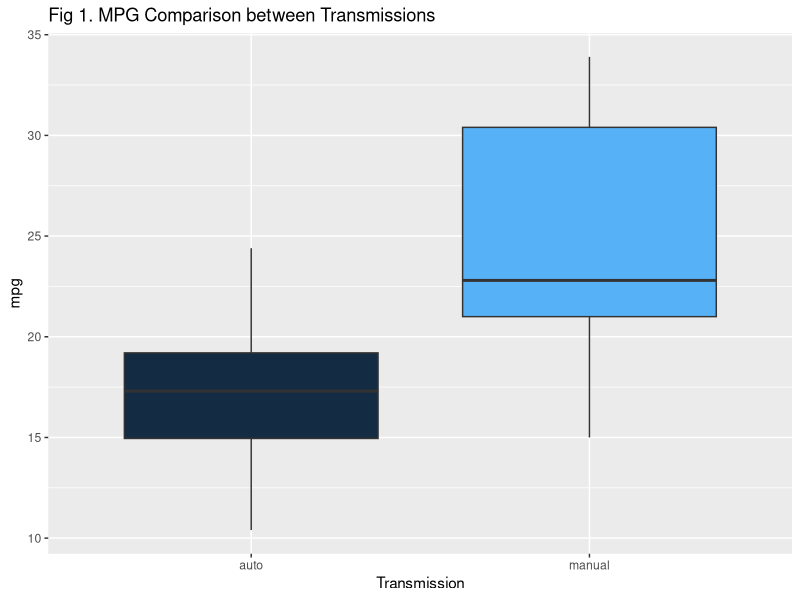
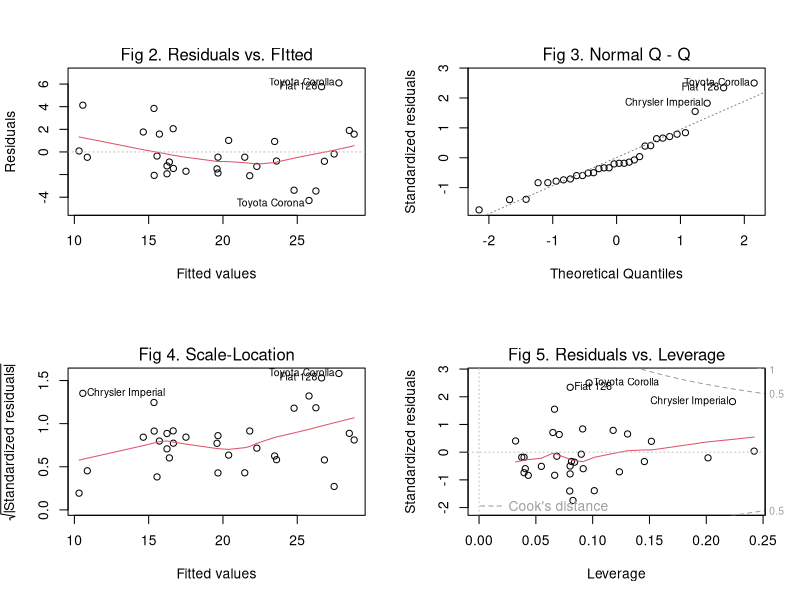
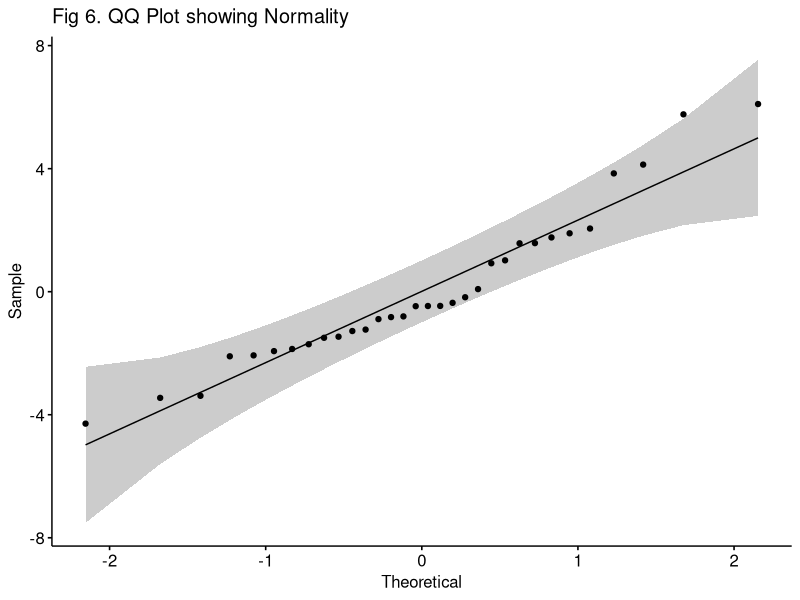

Here is the R script that generated these plots, in order:
## ---- chunk 1
knitr::opts_chunk$set(echo = TRUE)
library(tidyverse)
library(cowplot)
library(ggpubr)
## ---- chunk 2
mtcars$trans <- ifelse(mtcars$am == 0,"auto", "manual")
fit <- lm(mpg ~ am, mtcars)
summary(fit)
fit$coefficients[1]

sum(fit$coefficients)

## ---- chunk 3
fit2 <- lm(mpg ~ am + cyl + disp + wt, mtcars)

## ---- chunk 4
fit3 <- lm(mpg ~ cyl+wt, mtcars)
## ---- chunk 5

#Model Comparison and Statistical Tests

aov <- aov(mpg ~ cyl+disp+hp+drat+wt+qsec+vs+am+gear+carb, mtcars)
summary(aov)

fit2 <- lm(mpg ~ am + cyl + disp + wt, mtcars)
summary(fit2)

fit3 <- lm(mpg ~ cyl+wt, mtcars)
summary(fit3)

anova(fit, fit3, fit2)

AIC(fit, fit2, fit3)

shapiro.test(fit3$residuals)
## ---- chunk 6

ggplot(data = mtcars, mapping = aes(x = trans, y = mpg))+
        geom_boxplot(aes(fill = am))+ theme(legend.position = "none")+
        xlab("Transmission")+ ggtitle("Fig 1. MPG Comparison between Transmissions")

par(mfrow = c(2,2))
plot(fit3, caption = c("Fig 2. Residuals vs. FItted",
                       "Fig 3. Normal Q - Q",
                       "Fig 4. Scale-Location",
                       " ", "Fig 5. Residuals vs. Leverage"))

ggqqplot(fit3$residuals, title = "Fig 6. QQ Plot showing Normality")

